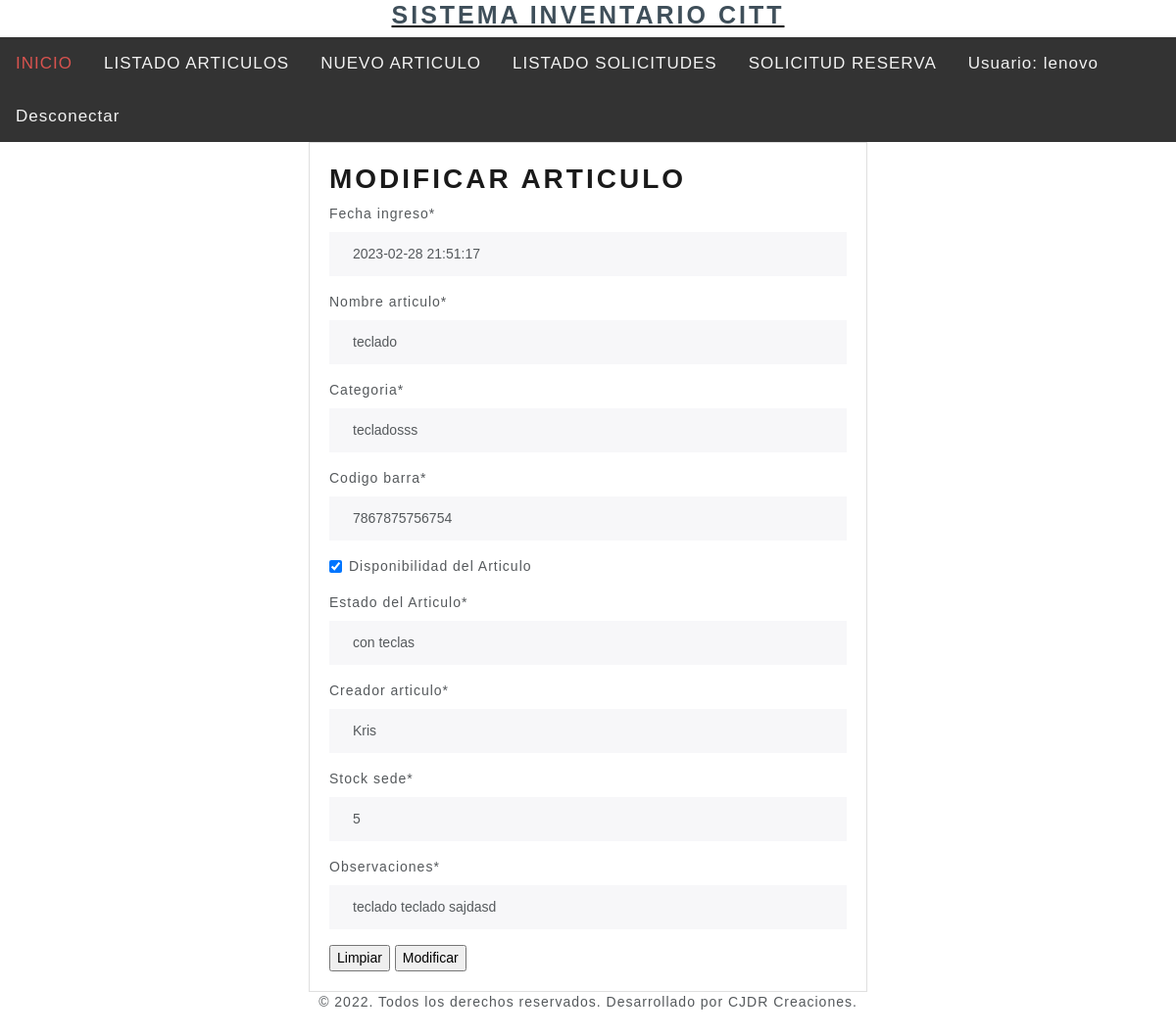
The app's page /modificararticulo/7/ (signed in) with its own data.
### core/models.py (models this page shows, shortened)
class Articulos (models.Model):
    fecha_ingreso = models.DateTimeField(default=my_datetime)
    nombre_articulo = models.CharField(max_length=500)
    categoria = models.CharField(max_length=500)
    codigo_barra = models.IntegerField()
    estado_articulo = models.BooleanField(verbose_name="Disponibilidad del Articulo")
    estado = models.CharField(max_length=500, verbose_name="Estado del Articulo")
    persona_prestamo = models.CharField(max_length=500, verbose_name="Creador articulo")
    stock_sede = models.IntegerField()
    observaciones = models.CharField(max_length=500)

### core/views.py (the view, shortened to what this page needs)
# urls.py: path('modificararticulo/<id>/', modificararticulo , name="modificararticulo"),
@permission_required('core.change_articulos')
def modificararticulo(request, id):
    articulos = Articulos.objects.get(id=id)
    data = {
        'form':ArticulosForm(instance=articulos)
    }
    return render(request, 'core/modificararticulo.html', data)

### core/forms.py
class ArticulosForm(ModelForm):
    class Meta:
        model = Articulos
        fields = ['fecha_ingreso' ,'nombre_articulo', 'categoria', 'codigo_barra', 'estado_articulo', 'estado', 'persona_prestamo','stock_sede','observaciones']

### core/templates/core/modificararticulo.html (shortened to what this page needs)
{% extends 'core/base.html' %}
{% load static %}
{% load crispy_forms_tags %}
{% block contenido %}
<div class="col-12 col-md-6 offset-md-3">
    <div class="card">
        <div class="card-body">
            <h2>Modificar articulo</h2>
            <form action="" method="POST" enctype="multipart/form-data">
                <table>
                    {{ form | crispy }}
                </table>
                <input type="reset" value="Limpiar">
                <input type="submit" value="Modificar">
            </form>
        </div>
    </div>
</div>
{% endblock %}

### core/templates/core/base.html (shortened to what this page needs)
<!DOCTYPE html>
<html class="no-js">
<head>
  {% load pwa %}
  {% load static %}
  <link rel="stylesheet" href="{% static 'core/css/bootstrap.min.css' %}">
  <link rel="stylesheet" href="https://cdnjs.cloudflare.com/ajax/libs/font-awesome/4.7.0/css/font-awesome.min.css">
  <link rel="stylesheet" href="{% static 'core/css/nav.css' %}">
  <link rel="stylesheet" href="{% static 'core/css/responsiveiframe.css' %}">
</head>
<body class=".cuerpo" background="{% static 'core/img/fondo.jpg' %}">
  <div align=center>
    <a href="{% url 'inicio' %}">
      <h1 style="font-size:25px; color: rgb(63, 79, 90); border: rgb(255, 4, 4);">SISTEMA INVENTARIO CITT</h1>
    </a>
  </div>
  <div class="topnav" id="myTopnav">
    <a class="text-danger" href="{% url 'inicio' %}">INICIO</a>
    {% if user.is_staff %}
    <a href="{% url 'listadoarticulos' %}">LISTADO ARTICULOS</a>
    {% endif %}
    {% if user.is_staff %}
    <a href="{% url 'nuevoarticulo' %}">NUEVO ARTICULO</a>
    <a href="{% url 'listadosolicitudes' %}">LISTADO SOLICITUDES</a>
    {% endif %}
    {% if user.is_authenticated %}
    <a href="{% url 'solicitarreserva' %}">SOLICITUD RESERVA</a>
    <a href="#"> Usuario: {{ user.username }}</a>
    <a href="{% url 'logout' %}">Desconectar</a>
    {% endif %}
  </div>
  {% block contenido %}
  {% endblock %}
  <div>
    <footer class="footer">
      <center>© 2022. Todos los derechos reservados. Desarrollado por CJDR Creaciones.</center>
    </footer>
  </div>
</body>
</html>

### core/static/core/css/nav.css (style rules this page uses)
body { margin: 0; font-family: Arial, Helvetica, sans-serif; padding-bottom: 70px; }
.topnav { overflow: hidden; background-color: #333; }
.topnav a { float: left; display: block; color: #f2f2f2; text-align: center; padding: 14px 16px; text-decoration: none; font-size: 17px; }

### records on screen
Articulos: fecha_ingreso "2023-02-28 21:51:17", nombre_articulo "teclado", categoria "tecladosss", codigo_barra "7867875756754", estado_articulo "☑", estado "con teclas", persona_prestamo "Kris", stock_sede "5", observaciones "teclado teclado sajdasd"

### other values on screen
{{ user.username }} "lenovo"
